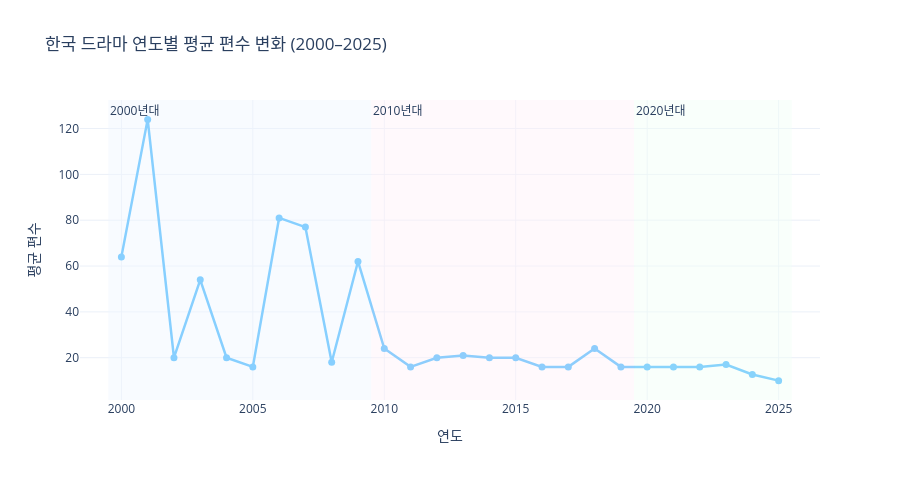

The notebook cell saved with this chart:
### Markdown cell above
## 8. 시각화 — 연도별 평균 편수 꺾은선

### Code cell
def plot_episodes_trend(yearly: pd.DataFrame) -> None:
    fig = go.Figure()

    fig.add_trace(go.Scatter(
        x=yearly['year'],
        y=yearly['avg_episodes'],
        mode='lines+markers',
        name='평균 편수',
        line=dict(color='#42B6FF', width=2.5),
        marker=dict(size=7),
        text=yearly['avg_episodes'],
        textposition='top center'
    ))

    # 시대 구분 배경
    fig.add_vrect(x0=1999.5, x1=2009.5, fillcolor='#EEF6FF', opacity=0.4, line_width=0, annotation_text='2000년대', annotation_position='top left')
    fig.add_vrect(x0=2009.5, x1=2019.5, fillcolor='#FFF0F8', opacity=0.4, line_width=0, annotation_text='2010년대', annotation_position='top left')
    fig.add_vrect(x0=2019.5, x1=2025.5, fillcolor='#F0FFF4', opacity=0.4, line_width=0, annotation_text='2020년대', annotation_position='top left')

    fig.update_layout(
        title='한국 드라마 연도별 평균 편수 변화 (2000–2025)',
        xaxis_title='연도',
        yaxis_title='평균 편수',
        template='plotly_white',
        height=480
    )
    fig.show()

plot_episodes_trend(yearly)

### Figure 1 — Plotly figure (JSON) as saved in the notebook; plotly's stock layout.template omitted (floating-point values rounded to 4 significant figures)
{"data": [{"line": {"color": "#42B6FF", "width": 2.5}, "marker": {"size": 7}, "mode": "lines+markers", "name": "평균 편수", "text": [64.0, 124.0, 20.0, 54.0, 20.0, 16.0, 81.0, 77.0, 18.0, 62.0, 24.0, 16.0, 20.0, 21.0, 20.0, 20.0, 16.0, 16.0, 24.0, 16.0, 16.0, 16.0, 16.0, 17.0, 12.7, 10.0], "textposition": "top center", "type": "scatter", "x": [2000, 2001, 2002, 2003, 2004, 2005, 2006, 2007, 2008, 2009, 2010, 2011, 2012, 2013, 2014, 2015, 2016, 2017, 2018, 2019, 2020, 2021, 2022, 2023, 2024, 2025], "y": [64.0, 124.0, 20.0, 54.0, 20.0, 16.0, 81.0, 77.0, 18.0, 62.0, 24.0, 16.0, 20.0, 21.0, 20.0, 20.0, 16.0, 16.0, 24.0, 16.0, 16.0, 16.0, 16.0, 17.0, 12.7, 10.0]}], "layout": {"annotations": [{"showarrow": false, "text": "2000년대", "x": 2000.0, "xanchor": "left", "xref": "x", "y": 1, "yanchor": "top", "yref": "y domain"}, {"showarrow": false, "text": "2010년대", "x": 2010.0, "xanchor": "left", "xref": "x", "y": 1, "yanchor": "top", "yref": "y domain"}, {"showarrow": false, "text": "2020년대", "x": 2020.0, "xanchor": "left", "xref": "x", "y": 1, "yanchor": "top", "yref": "y domain"}], "height": 480, "shapes": [{"fillcolor": "#EEF6FF", "line": {"width": 0}, "opacity": 0.4, "type": "rect", "x0": 2000.0, "x1": 2010.0, "xref": "x", "y0": 0, "y1": 1, "yref": "y domain"}, {"fillcolor": "#FFF0F8", "line": {"width": 0}, "opacity": 0.4, "type": "rect", "x0": 2010.0, "x1": 2020.0, "xref": "x", "y0": 0, "y1": 1, "yref": "y domain"}, {"fillcolor": "#F0FFF4", "line": {"width": 0}, "opacity": 0.4, "type": "rect", "x0": 2020.0, "x1": 2026.0, "xref": "x", "y0": 0, "y1": 1, "yref": "y domain"}], "title": {"text": "한국 드라마 연도별 평균 편수 변화 (2000–2025)"}, "xaxis": {"title": {"text": "연도"}}, "yaxis": {"title": {"text": "평균 편수"}}}}
